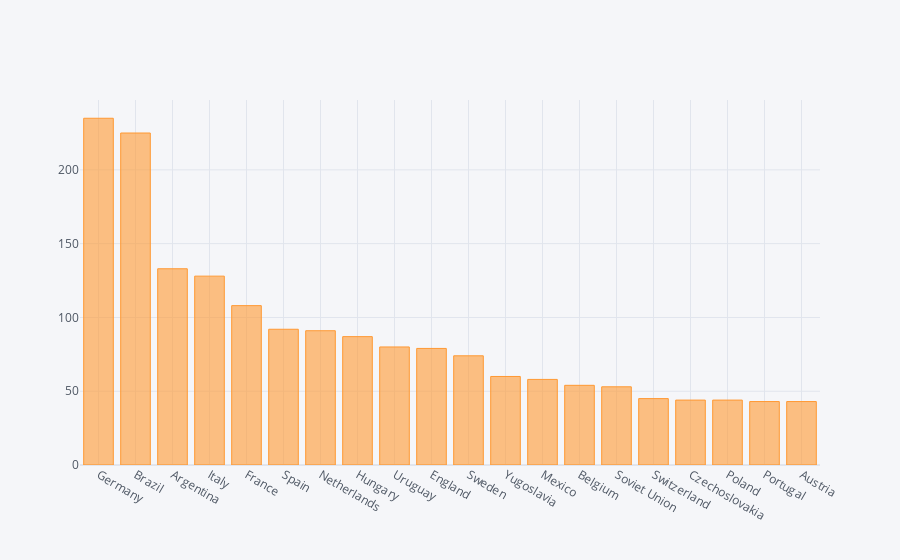

Notebook code for this chart:
### Code cell
goals[:20].iplot(kind='bar')

### Figure 1 — Plotly figure (JSON) as saved in the notebook; plotly's stock layout.template omitted (floating-point values rounded to 4 significant figures)
{"data": [{"marker": {"color": "rgba(255, 153, 51, 0.6)", "line": {"color": "rgba(255, 153, 51, 1.0)", "width": 1}}, "name": "Goals", "orientation": "v", "text": "", "type": "bar", "x": ["Germany", "Brazil", "Argentina", "Italy", "France", "Spain", "Netherlands", "Hungary", "Uruguay", "England", "Sweden", "Yugoslavia", "Mexico", "Belgium", "Soviet Union", "Switzerland", "Czechoslovakia", "Poland", "Portugal", "Austria"], "y": [235, 225, 133, 128, 108, 92, 91, 87, 80, 79, 74, 60, 58, 54, 53, 45, 44, 44, 43, 43]}], "layout": {"autosize": true, "legend": {"bgcolor": "#F5F6F9", "font": {"color": "#4D5663"}}, "paper_bgcolor": "#F5F6F9", "plot_bgcolor": "#F5F6F9", "title": {"font": {"color": "#4D5663"}}, "xaxis": {"autorange": true, "gridcolor": "#E1E5ED", "range": [-0.5, 19.5], "showgrid": true, "tickfont": {"color": "#4D5663"}, "title": {"font": {"color": "#4D5663"}, "text": ""}, "type": "category", "zerolinecolor": "#E1E5ED"}, "yaxis": {"autorange": true, "gridcolor": "#E1E5ED", "range": [0, 247.4], "showgrid": true, "tickfont": {"color": "#4D5663"}, "title": {"font": {"color": "#4D5663"}, "text": ""}, "type": "linear", "zerolinecolor": "#E1E5ED"}}}
